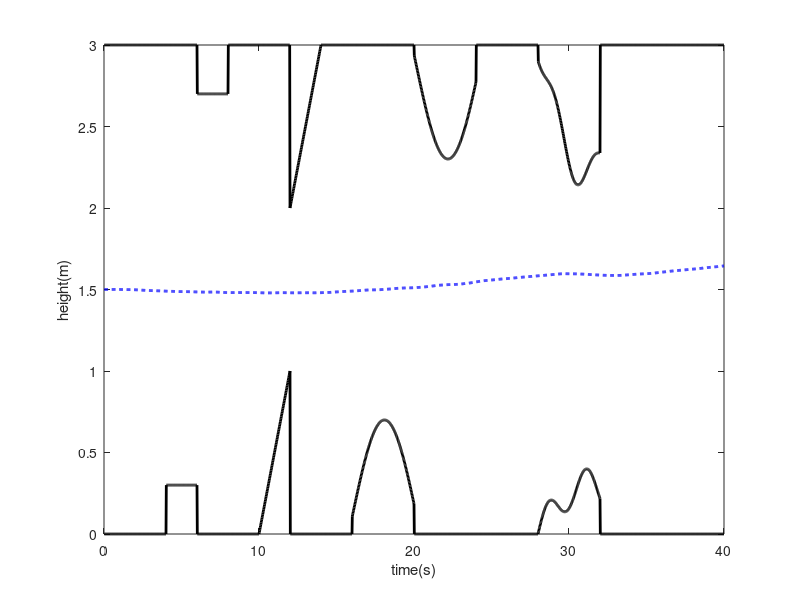
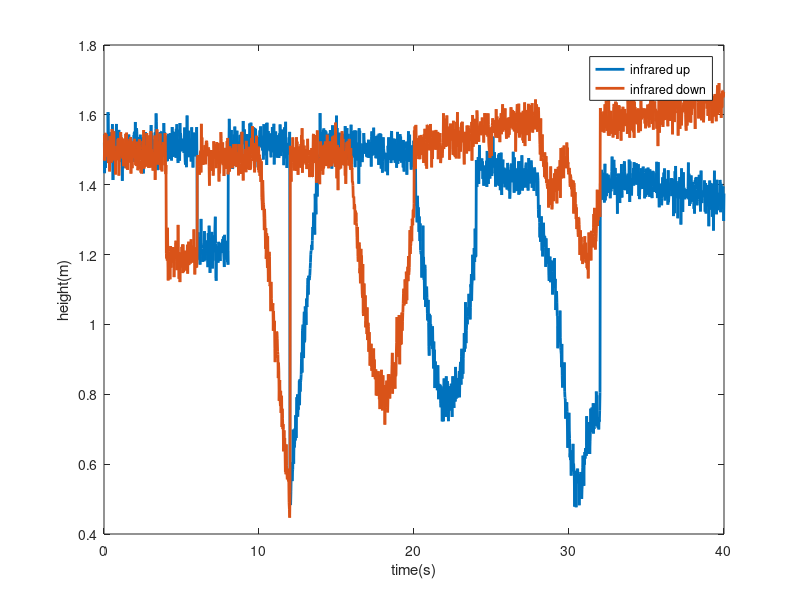

MATLAB code to generate these figures, in order:
% Generate simple scenarios of altitude estimation for algorithm testing
% Liu Yang @ Stony Brook
% 03 - 27 - 2019

% Reference:

% ==============================================================

clc;
close all;
clear all;

% Parameters.
Ts = 0.02;      % sampling interval
H = 3;          % height of room
ho = 1.5;       % initial height of drone
hodot = 0;      % initial vertical velocity
sig_u = 0.001;  % variance of noise on acceleration
sig_v = 0.001;  % variance of noise on observation
N = 2000;       % number of samples

% Scenario.
T = Ts:Ts:Ts*N; % time axis
au = zeros(1,N);% obstacle up
ad = zeros(1,N);% obstacle down

ad(201:300) = 0.3*ones(1,100);
au(301:400) = 0.3*ones(1,100);    % set square obstacles

ad(500:600) = 0:(1/100):1;  
au(600:700) = flip(0:(1/100):1);  % set wedge obstacles

ad(801:1000) = 0.1+0.6*sin(0.015*(1:200));  
au(1001:1200) = 0.1-0.6*cos(0.015*(101:300));  % set obstacles

ad(1401:1600) = 0.1*sin(0.05*(1:200))+0.3*sin(0.01*(1:200));  
au(1401:1600) = -0.1*sin(0.05*(101:300))+0.8*sin(0.01*(1:200));  % set random obstacles up and down.

a = [H-au;ad];     % vector of obstacles.

% Generate trajectory of drone
h = zeros(1,N);    % true height of drone
hdot = zeros(1,N); % true vertical velocity of drone
x = [h;hdot];      % state of drone
Gx = [1 Ts;0 1];   % matrices of state equation
Gu = [0.5*Ts^2;Ts];

while sum((x(1,:)<=ad)|(x(1,:)>=H-au))>=1    % constraint
    for i = 1:N
        if i == 1
            x(:,i) = Gx*[ho;hodot]+Gu.*randn(2,1)*sqrt(sig_u);
        else
            x(:,i) = Gx*x(:,i-1)+Gu.*randn(2,1)*sqrt(sig_u);      
        end
    end
end

% plot scenario.
figure()
plot(T,ad,'-k','LineWidth',2); hold on;
plot(T,H-au,'-k','LineWidth',2);
xlabel('time(s)');
ylabel('height(m)');
plot(T,x(1,:),'--b','LineWidth',2);


% Mesurements.
z = zeros(2,N);    % measurements of two infrared sensors (up and down)
Fx = [-1 0;1 0];   % matrices of observation equations
Fa = [1 0;0 -1];
for i=1:N
    z(:,i) = Fx*x(:,i)+Fa*a(:,i)+randn(2,1)*sqrt(sig_v);
end

figure()
plot(T,z(1,:),'LineWidth',2); hold on;
plot(T,z(2,:),'LineWidth',2);
legend('infrared up','infrared down');
xlabel('time(s)');
ylabel('height(m)');

save z z;  % observation 
save x x;  % trojectory 
save a a;  % obstacles

